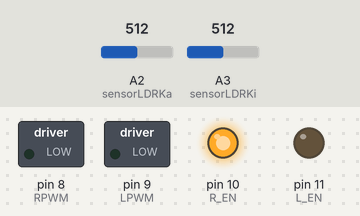
Recording of a sketch running on a simulated Arduino Uno, built with avr-gcc and run on an emulated ATmega328P. Shown: switched loads named in the sketch (green lamp = pin HIGH), output pins drawn as LEDs (lit = HIGH). The test bench sets the inputs (shaded band); at power-on: A2 (sensorLDRKa) = 512, A3 (sensorLDRKi) = 512. What the sketch prints to the serial monitor is not drawn.

Above: at 0.1 s.
Timing chart, 0 to 1.6 s (numbered marks = the images above):
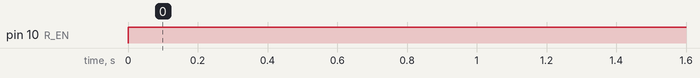

The sketch:

Sistem_Pelacakan.ino
```cpp
// initialize port motor driver
const int RPWM = 8;
const int LPWM = 9;
const int R_EN = 10;
const int L_EN = 11;

// initialize sensor LDR
const int sensorLDRKa = A2;
const int sensorLDRKi = A3;

// initialize sensor value
int valKa, valKi, Speed;

void setup() {

  // configure motor driver as an output
  pinMode(RPWM, OUTPUT);
  pinMode(LPWM, OUTPUT);
  pinMode(R_EN, OUTPUT);
  pinMode(L_EN, OUTPUT);

  // configure sensor LDR as an input
  pinMode(sensorLDRKa, INPUT);
  pinMode(sensorLDRKi, INPUT);

  Serial.begin(9600);

}

void loop() {
  Speed = 100;
  // read value from each ldr sensors
  valKa = analogRead(sensorLDRKa);
  valKi = analogRead(sensorLDRKi);
  analogWrite(R_EN, 512);
  analogWrite(L_EN, 512);

  Serial.println("Timur: " + String(valKa) + "  Barat: " + String(valKi));
  delay(50);

  // comparing the value of LDR Sensors
  if(valKa <100 && valKi < 100){
    if(valKa - valKi < -10){
      analogWrite(RPWM, 0);
      analogWrite(LPWM, Speed);
      Serial.println("Turun");
    } else if (valKa - valKi > 10){
      analogWrite(LPWM, 0);
      analogWrite(RPWM, Speed);
      Serial.println("Naik");
    } else{
      analogWrite(RPWM, 0);
      analogWrite(LPWM, 0);
      delay(600000); // Sleep for 10 minutes
    }
  } else{
      analogWrite(RPWM, 0);
      analogWrite(LPWM, 0);
  }

  delay(1000);

}
```

Measured:
- by itself, pin 10 (R_EN): LOW → HIGH at 0.00 s
